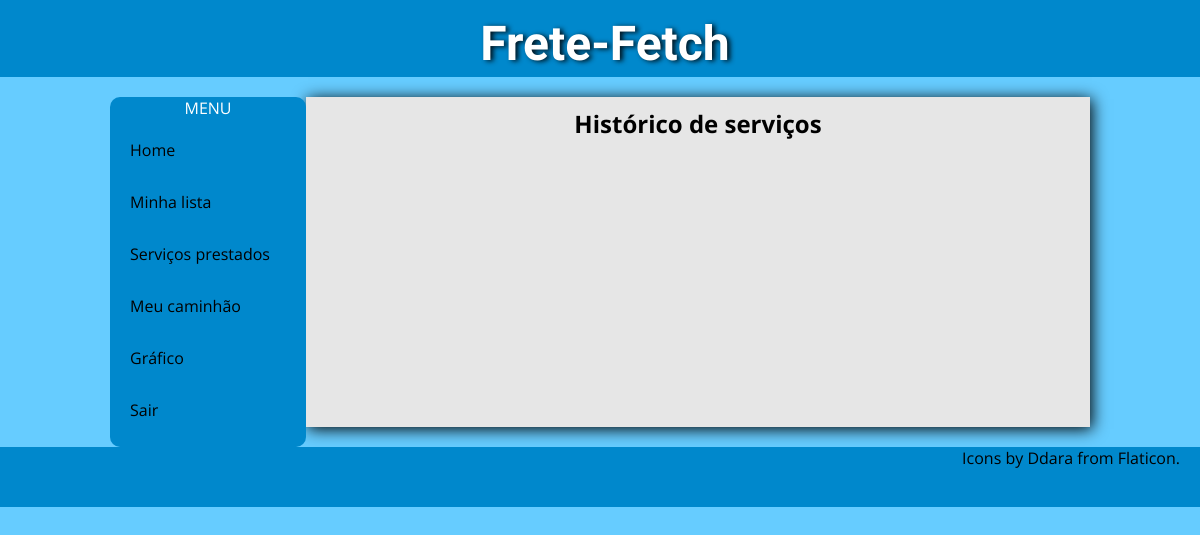
Before: /fretes_historico.php (signed in) with the older database file.
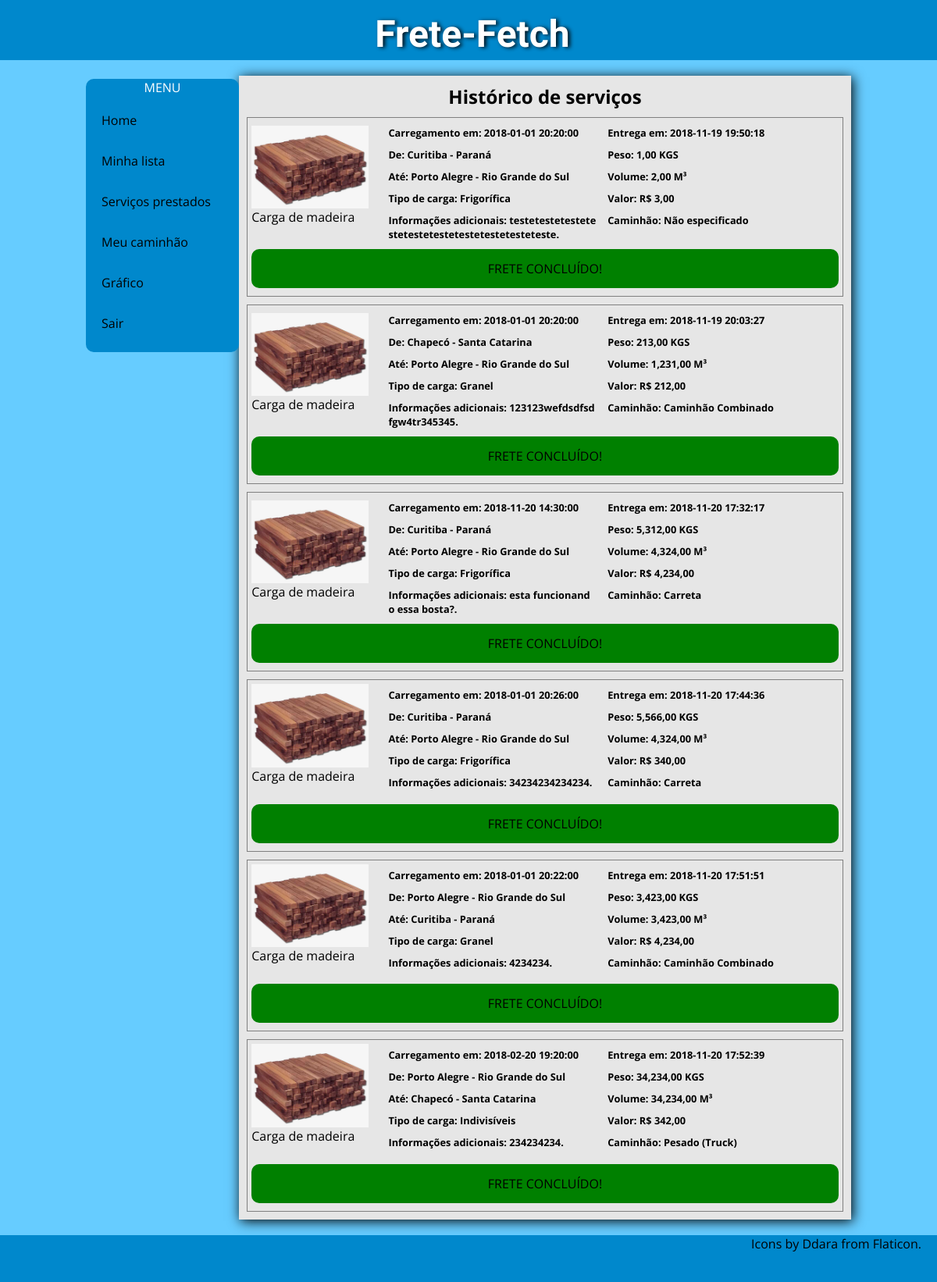
After: the same page with the newer database file.
### tables this page shows
CREATE TABLE `frete` (
  `ciot` bigint(20) UNSIGNED NOT NULL,
  `valor` decimal(10,2) NOT NULL,
  `peso` decimal(10,2) NOT NULL,
  `volume` decimal(10,2) NOT NULL,
  `ret_local` varchar(50) NOT NULL,
  `ent_local` varchar(50) NOT NULL,
  `ret_dthr` datetime NOT NULL,
  `ent_dthr` datetime DEFAULT NULL,
  `tipo_cami` varchar(3) DEFAULT NULL,
  `contratante` varchar(14) NOT NULL,
  `motorista` varchar(11) DEFAULT NULL,
  `ret_cidad` varchar(3) NOT NULL,
  `ent_cidad` varchar(3) NOT NULL,
  `tipo` varchar(3) NOT NULL,
  `obs` varchar(50) DEFAULT NULL
);

CREATE TABLE `tpcarga` (
  `sigla` varchar(3) NOT NULL,
  `descr` varchar(15) NOT NULL
);

### includes/functions.php (called while the page is built)
<?php
function formata($prefixo, $valor){
	if ($prefixo=="R$") {
		return $prefixo . " " . str_replace(".", ",", number_format($valor, 2));
	}else
		return str_replace(".", ",", number_format($valor, 2)) . " " . $prefixo;
}
?>

### fretes_historico.php (the view, shortened to what this page needs)
<?php
	include "includes/header_fretes.php";
	include "includes/functions.php";
?>
	<div class="container">
		<?php
			include "includes/menu_sticky.php";
		?>
		<div id = "fretes_list">
			<h2 class="titulo-section" style="width: 100%;">Histórico de serviços</h2>
			<?php
				$con = new PDO("mysql:host=localhost;dbname=id7242851_ff;charset=UTF8", "id7242851_root", "senha");
				if($_SESSION['usuario']['fl_tipo']=="E"){
					$cond="contratante = " . $_SESSION['usuario']['dados']['cnpj'];
				}else{
					$cond="f.motorista = " . $_SESSION['usuario']['dados']['cpf'];
				}
				$sql="select
						f.ciot,
					    concat(cretirada.nome, ' - ', estador.nome) as cid_retirada,
					    concat(centrega.nome,  ' - ', estadoe.nome) as cid_entrega,
					    f.peso,
					    f.volume,
					    tpcarga.descr,
					    COALESCE(tpc.descr, 'Não especificado') as tpc,
					    e.nome,
					    f.obs,
					    c.nome as nomec,
					    cpf,
					    f.valor,
					    f.ret_dthr,
					    f.ent_dthr
					from frete f
					left join tpcaminhao tpc on
					    tpc.sig=f.tipo_cami
					join empresa e on
					    e.cnpj=f.contratante
					join cidade cretirada on
					    cretirada.sigla=f.ret_cidad
					join estado estador on
					    estador.sigla=cretirada.estado
					join cidade centrega on
					    centrega.sigla=f.ent_cidad
					join estado estadoe on
					    estadoe.sigla=centrega.estado
					join tpcarga on
					    tpcarga.sigla=f.tipo
					left join caminhoneiro c on
						c.cpf=f.motorista
					where
						f.ent_dthr is not null
						and " . $cond;
				$rs = $con->prepare($sql);
				$rs->execute();
				while($row = $rs->fetch(PDO::FETCH_OBJ)){
			?>
			<div class="frete">
				<div class="frete-imagem">
					<a href="#">
						<figure>
							<img src="imagens/wood.jpg" alt="miniatura1">
							<figcaption>Carga de madeira</figcaption>
						</figure>
					</a>
				</div>
				<div class="info-wrapper">
					<p>Carregamento em: <?=$row->ret_dthr;?></p>
					<p>De: <?=$row->cid_retirada;?></p>
					<p>Até: <?=$row->cid_entrega;?></p>
					<p>Tipo de carga: <?=$row->descr;?></p>
					<p>Informações adicionais: <?=$row->obs;?>.</p>
				</div>
				<div class="info-wrapper2">
					<p>Entrega em:      <?=$row->ent_dthr;?></p>
					<p>Peso:   <?=formata("KGS",$row->peso);?></p>
					<p>Volume: <?=formata("M³",$row->volume);?></p>
					<p>Valor:  <?=formata("R$",$row->valor);?></p>
					<p>Caminhão: <?=$row->tpc;?></p>
				</div>
				<div class="status-frete-liberado">Frete concluído!</div>
			</div>
			<?php
			}
			?>
		</div>
	</div>
<?php
	include "includes/footer.php";
?>

### includes/header_fretes.php (shortened to what this page needs)
<!DOCTYPE.php>
<html lang="pt-br">
	<head>
		<link rel="stylesheet" href="css/fretes.css">
	</head>
<body>
	<header class="c1">
		<div class="top-wrap">
			<h1>Frete-Fetch</h1>
		</div>
	</header>

### includes/menu_sticky.php
<nav id = "nav_desktop">
	<p id="menu_title">MENU</p>
	<ul>
		<a href="index.php"><li>Home</li></a>
		<a href="fretes.php"><li>Minha lista</li></a>
		<?php
		if ($_SESSION['usuario']['fl_tipo']=="E") {
		?>
		<a href="cadastro_frete.php"><li>Cadastro de fretes</li></a>
		<a href="fretes_historico.php"><li>Fretes concluídos</li></a>
		<?php
		}else{
		?>
		<a href="fretes_historico.php"><li>Serviços prestados</li></a>
		<a href="caminhao.php"><li>Meu caminhão</li></a>
		<?php
		}
		?>
		<a href="relatorios.php"><li>Gráfico</li></a>
		<a href="sair.php"><li>Sair</li></a>
	</ul>
</nav>

### includes/footer.php (shortened to what this page needs)
	<footer class="c5">
		<p style="text-align: right; padding-right: 20px;">Icons by <a href="https://www.flaticon.com/authors/ddara" style="text-decoration: none; color: black;">Ddara</a> from <a href="https://www.flaticon.com/" style="text-decoration: none; color: black;">Flaticon</a>.</p>
	</footer>
</body>
</html>

### css/fretes.css (style rules this page uses)
* { box-sizing: border-box; margin: 0; }
a { text-decoration: none; color: black; }
body { font-family: "Open Sans", sans-serif; margin: 0; display: flex; flex-flow: column wrap; align-items: center; background-color: #66ccff; }
header h1 { position: relative; font-family: 'Gamja Flower', cursive; padding-left: 10px; color: #ffffff; font-size: 3em; text-shadow: 3px 1px 5px #00111a; }
body, html { width: 100%; }
.top-wrap { width: 100%; display: flex; align-items: center; padding-bottom: 5px; }
.container { width: 100%; display: flex; flex-flow: row wrap; justify-content: center; }
.c1, .c2, .c3, .c4, .c5 { width: 100%; }
.c1 { background-color: #0088cc; }
.titulo-section { padding-top: 10px; color: #0088cc text-shadow: 1px 1px #00111a; width: 70%; text-align: center; }
.c5 { background-color: #0088cc; height: 60px; }
#fretes_list { width: 95%; background-color: #e6e6e6; margin: 20px 0px 20px 0px; box-shadow: 2px 2px 15px; }
.frete { display: flex; flex-flow: row wrap; margin: 10px; padding: 5px; border: 1px solid grey; color: black; }
.frete-imagem { width: 100%; display: flex; justify-content: center; align-items: center; margin: 0px 0px 20px 0px; }
.frete img { max-height: 150px; max-width: 150px; }
.frete p { padding: 5px; }
.info-wrapper { width: 100%; word-break: break-all; white-space: normal; }
.info-wrapper2 { word-break: break-all; white-space: normal; width: 100%; padding-right: 5px; }
#nav_desktop { display: none; }
.frete p { font-weight: bold; font-size: 0.8em; }
@media only screen and (min-width: 500px) { #menu_title { text-align: center; } }
@media only screen and (min-width: 500px) { li { list-style-type: none; margin:10px; padding: 10px; } }
@media only screen and (min-width: 500px) { ul { padding: 0; } }
@media only screen and (min-width: 500px) { header { position: sticky; top: 0px; } }
@media only screen and (min-width: 500px) { #nav_desktop { color: white; border-radius: 10px; margin-top: 20px; background-color: #0088cc; display: block; width: 20%; height: 350px; position: sticky; top: 101px; } }
@media only screen and (min-width: 500px) { #fretes_list { width: 80%; background-color: #e6e6e6; margin: 20px 0px 20px 0px; box-shadow: 2px 2px 15px; } }
@media only screen and (min-width: 500px) { .container { display: flex; flex-flow: row nowrap; width: 980px; } }
@media only screen and (min-width: 500px) { .c1 .top-wrap { padding-top: 15px; } }
@media only screen and (min-width: 500px) { .top-wrap h1 { width: 100%; text-align: center; } }
@media only screen and (min-width: 500px) { .frete { display: flex; flex-flow: row wrap; margin: 10px; padding: 5px; border: 1px solid grey; color: black; } }
@media only screen and (min-width: 500px) { .frete-imagem { width: 20%; } }
@media only screen and (min-width: 500px) { .frete img { max-height: 150px; max-width: 150px; } }
@media only screen and (min-width: 500px) { .frete p { padding: 5px; } }
@media only screen and (min-width: 500px) { .info-wrapper { width: 40%; padding-left: 20px; padding-right: 5px; word-break: break-all; white-space: normal; } }
@media only screen and (min-width: 500px) { .info-wrapper2 { width: 40%; padding-right: 5px; word-break: break-all; white-space: normal; } }
@media only screen and (min-width: 500px) { .frete p { font-weight: bold; font-size: 0.8em; } }
.status-frete-liberado { margin: 5px 0px 5px 0px; width: 100%; height: 50px; display: flex; align-items: center; justify-content: center; background-color: green; text-transform: uppercase; border-radius: 10px; cursor: pointer; }

Changed rows visible on the page:
added frete: ret_dthr "2018-01-01 20:20:00", cid_retirada "Curitiba - Paraná", cid_entrega "Porto Alegre - Rio Grande do Sul", tipo.descr "Frigorífica", obs "testetestetestetestetestetestetestetestetesteteste", ent_dthr "2018-11-19 19:50:18", peso "1,00 KGS", volume "2,00 M³", valor "R$ 3,00", tpc "Não especificado"
added frete: ret_dthr "2018-01-01 20:20:00", cid_retirada "Chapecó - Santa Catarina", cid_entrega "Porto Alegre - Rio Grande do Sul", tipo.descr "Granel", obs "123123wefdsdfsdfgw4tr345345", ent_dthr "2018-11-19 20:03:27", peso "213,00 KGS", volume "1,231,00 M³", valor "R$ 212,00", tpc "Caminhão Combinado"
added frete: ret_dthr "2018-11-20 14:30:00", cid_retirada "Curitiba - Paraná", cid_entrega "Porto Alegre - Rio Grande do Sul", tipo.descr "Frigorífica", obs "esta funcionando essa bosta?", ent_dthr "2018-11-20 17:32:17", peso "5,312,00 KGS", volume "4,324,00 M³", valor "R$ 4,234,00", tpc "Carreta"
added frete: ret_dthr "2018-01-01 20:26:00", cid_retirada "Curitiba - Paraná", cid_entrega "Porto Alegre - Rio Grande do Sul", tipo.descr "Frigorífica", obs "34234234234234", ent_dthr "2018-11-20 17:44:36", peso "5,566,00 KGS", volume "4,324,00 M³", valor "R$ 340,00", tpc "Carreta"
added frete: ret_dthr "2018-01-01 20:22:00", cid_retirada "Porto Alegre - Rio Grande do Sul", cid_entrega "Curitiba - Paraná", tipo.descr "Granel", obs "4234234", ent_dthr "2018-11-20 17:51:51", peso "3,423,00 KGS", formata("M³",$row->volume) "3,423,00 M³", valor "R$ 4,234,00", tpc "Caminhão Combinado"
added frete: ret_dthr "2018-02-20 19:20:00", cid_retirada "Porto Alegre - Rio Grande do Sul", cid_entrega "Chapecó - Santa Catarina", tipo.descr "Indivisíveis", obs "234234234", ent_dthr "2018-11-20 17:52:39", peso "34,234,00 KGS", formata("M³",$row->volume) "34,234,00 M³", valor "R$ 342,00", tpc "Pesado (Truck)"
